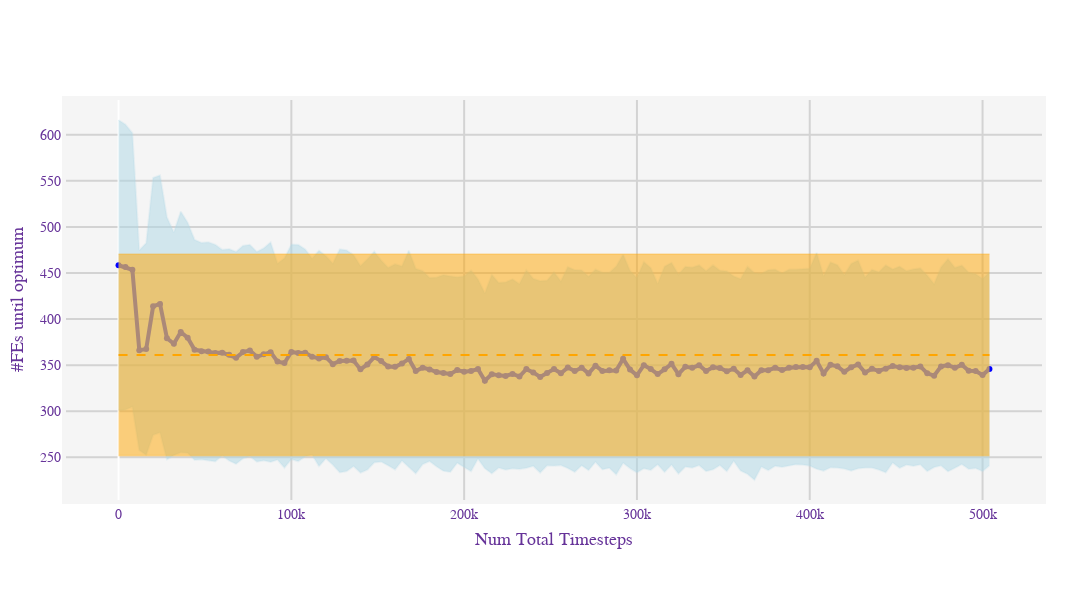

This figure's notebook cell:
### Code cell
policy_performance("abdominal.db", "num_total_timesteps", "num_function_evaluations")
